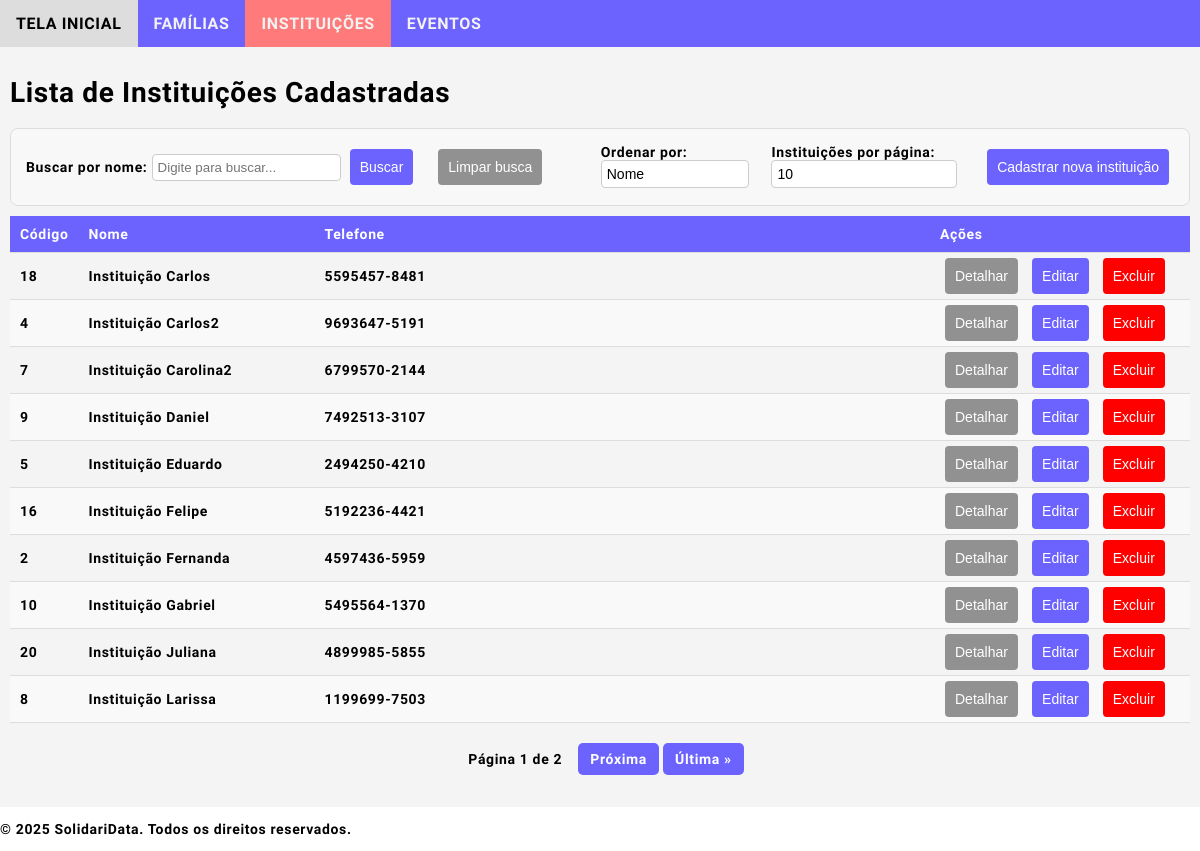
Page /sdata/institutions/ on the committed database.
### sdata/models.py (models this page shows, shortened)
class Institution(models.Model):
    institution_id = models.AutoField(primary_key=True)
    institution_name = models.CharField(max_length=100, db_index=True)
    institution_type = models.CharField(max_length=11, choices=[('comunitária', 'Comunitária'), ('privada', 'Privada'), ('pública', 'Pública'), ('religiosa', 'Religiosa'), ('outra', 'Outra')], blank=True)
    institution_cnpj = models.CharField(max_length=18, unique=True, blank=True)
    institution_address_street = models.CharField(max_length=65)
    institution_address_number = models.CharField(max_length=10)
    institution_address_neighborhood = models.CharField(max_length=65)
    institution_address_city = models.CharField(max_length=65)
    institution_address_state = models.CharField(max_length=2, choices=Family.BRAZILIAN_STATES, blank=True, default='SP')
    institution_address_zipcode = models.CharField(max_length=10, blank=True)
    institution_address_complement = models.CharField(max_length=255, blank=True)
    institution_phone = models.CharField(max_length=15, blank=True)
    institution_email = models.EmailField(blank=True)
    institution_website = models.URLField(blank=True)
    institution_social_media = models.CharField(max_length=255, blank=True)
    institution_description = models.TextField(blank=True)
    institution_note = models.TextField(blank=True)
    institution_created = models.DateTimeField(auto_now_add=True)
    institution_updated = models.DateTimeField(auto_now=True)

### sdata/views.py (the view)
# urls.py: path('sdata/institutions/', views.institution_list, name='institution_list'),
def institution_list(request):
    search_query = request.GET.get('search', '').lower()
    search_query_normalized = remove_accents(search_query)  # Normalize the search term
    order_by = request.GET.get('order_by', 'institution_name')  # Default ordering
    per_page = request.GET.get('per_page', '10')  # Default page size is 10
    institutions = [i for i in Institution.objects.all().order_by(order_by) if
                    remove_accents(i.institution_name.lower()).find(search_query_normalized) != -1
                    ]
    paginator = Paginator(institutions, int(per_page))
    page_number = request.GET.get('page')
    page_obj = paginator.get_page(page_number)
    return render(request, 'sdata/institution_list.html', {
        'page_obj': page_obj,
        'order_by': order_by,
        'per_page': per_page,
        'search_query': search_query,
    })

### sdata/views.py (called while the page is built)
def remove_accents(input_str):
    return ''.join(
        c for c in unicodedata.normalize('NFD', input_str)
        if unicodedata.category(c) != 'Mn'
    )

### sdata/templates/sdata/institution_list.html (shortened to what this page needs)
{% extends "sdata/base.html" %}
{% block content %}
<h1>Lista de Instituições Cadastradas</h1>
<div class="list-view-functions">
    <div>
        <form method="get">
            <label for="search" style="align-self: flex-start;">Buscar por nome:</label>
            <input type="text" name="search" id="search" value="{{ search_query }}" placeholder="Digite para buscar...">
            <button type="submit" class="btn-primary">Buscar</button>
        </form>
    </div>
    <div>
        <form method="get">
            <button type="submit" class="btn-secondary">Limpar busca</button>
        </form>
    </div>
    <div>
        <form method="get">
            <label for="order_by">Ordenar por:</label>
            <select name="order_by" id="order_by" onchange="this.form.submit()">
                <option value="institution_name" {% if order_by == 'institution_name' %}selected{% endif %}>Nome</option>
            </select>
        </form>
    </div>
    <div>
        <form method="get">
            <label for="per_page">Instituições por página:</label>
            <select name="per_page" id="per_page" onchange="this.form.submit()">
                <option value="10" {% if per_page == '10' %}selected{% endif %}>10</option>
            </select>
        </form>
    </div>
    <div>
        <button type="button" class="btn-primary" onclick="window.location.href='{% url 'institution_create' %}'">
            Cadastrar nova instituição
        </button>
    </div>
</div>
<table>
    <thead>
        <tr>
            <th>Código</th>
            <th>Nome</th>
            <th>Telefone</th>
            <th>Ações</th>
        </tr>
    </thead>
    <tbody>
        {% for institution in page_obj %}
        <tr>
            <td style="width: 40px">{{ institution.institution_id }}</td>
            <td style="width: 20%">{{ institution.institution_name }}</td>
            <td>{{ institution.institution_phone }}</td>
            <td style="width: 240px;">
                <button type="button" class="btn-secondary" onclick="window.location.href='{% url 'institution_detail' institution.pk %}'">
                    Detalhar
                </button>
                <button type="button" class="btn-primary" onclick="window.location.href='{% url 'institution_update' institution.pk %}'">
                    Editar
                </button>
                <button type="button" class="btn-danger" onclick="window.location.href='{% url 'institution_delete' institution.pk %}'">
                    Excluir
                </button>
            </td>
        </tr>
        {% empty %}
        <tr>
            <td colspan="4" style="text-align: center;">Nenhuma instituição encontrada.</td>
        </tr>
        {% endfor %}
    </tbody>
</table>
<div class="pagination">
    <span class="step-links">
        <span>Página {{ page_obj.number }} de {{ page_obj.paginator.num_pages }}</span>
        {% if page_obj.has_next %}
        <a href="?page={{ page_obj.next_page_number }}&order_by={{ order_by }}&per_page={{ per_page }}&search={{ search_query }}">Próxima</a>
        <a href="?page={{ page_obj.paginator.num_pages }}&order_by={{ order_by }}&per_page={{ per_page }}&search={{ search_query }}">Última &raquo;</a>
        {% endif %}
    </span>
</div>
{% endblock %}

### sdata/static/sdata/styles.css (style rules this page uses)
body { margin:0; font: 600 14px 'Source Sans Pro', sans-serif; letter-spacing: 0.64px; color: #000000; }
input { width: auto; padding: 5px; border: 1px solid #ccc; border-radius: 4px; }
button { display: inline-block; padding: 10px 10px; margin: 5px 5px; border: none; border-radius: 4px; font-size: 14px; cursor: pointer; transition: 0.5s; }
button.btn-primary { background-color: #6c63ff; color: #fff; }
button.btn-secondary { background-color: #919191; color: #fff; }
button.btn-danger { background-color: red; color: #fff; }
select { border: 1px solid #ccc; padding: 5px; border-radius: 4px; font-size: 14px; width: 95%; box-sizing: border-box; background-color: #fff; appearance: none; }
table { width: 100%; border-collapse: collapse; margin: 0px 0; table-layout: auto; border-collapse: collapse; }
th, td { padding: 10px; text-align: left; border-bottom: 1px solid #ddd; margin: 0px 10px; width: auto; }
th { background-color: #6c63ff; text-align: left; color: white; }
td { padding: 0px 10px; }
tbody > tr:nth-of-type(even) { background-color: #f9f9f9; }
.pagination { margin: 20px 0; display: flex; justify-content: center; gap: 10px; }
.pagination a { padding: 8px 12px; background-color: #6c63ff; color: white; text-decoration: none; border-radius: 5px; transition: 0.5s; }
.pagination span { padding: 8px 12px; font-weight: bold; }
.list-view-functions { display: flex; flex-wrap: wrap; gap: 15px; margin-bottom: 10px; background-color: #f8f8f8; padding: 15px; border-radius: 8px; border: 1px solid #ddd; }
.list-view-functions > div:nth-child(1) { margin-left: 0; }
.list-view-functions > div:nth-child(2) { margin-right: auto; }

### rows in the picture
Institution: institution_id "18", institution_name "Instituição Carlos", institution_phone "5595457-8481"
Institution: institution_id "4", institution_name "Instituição Carlos2", institution_phone "9693647-5191"
Institution: institution_id "7", institution_name "Instituição Carolina2", institution_phone "6799570-2144"
Institution: institution_id "9", institution_name "Instituição Daniel", institution_phone "7492513-3107"
Institution: institution_id "5", institution_name "Instituição Eduardo", institution_phone "2494250-4210"
Institution: institution_id "16", institution_name "Instituição Felipe", institution_phone "5192236-4421"
Institution: institution_id "2", institution_name "Instituição Fernanda", institution_phone "4597436-5959"
Institution: institution_id "10", institution_name "Instituição Gabriel", institution_phone "5495564-1370"
Institution: institution_id "20", institution_name "Instituição Juliana", institution_phone "4899985-5855"
Institution: institution_id "8", institution_name "Instituição Larissa", institution_phone "1199699-7503"

### other values in the picture
{{ page_obj.number }} "1"
{{ page_obj.paginator.num_pages }} "2"
